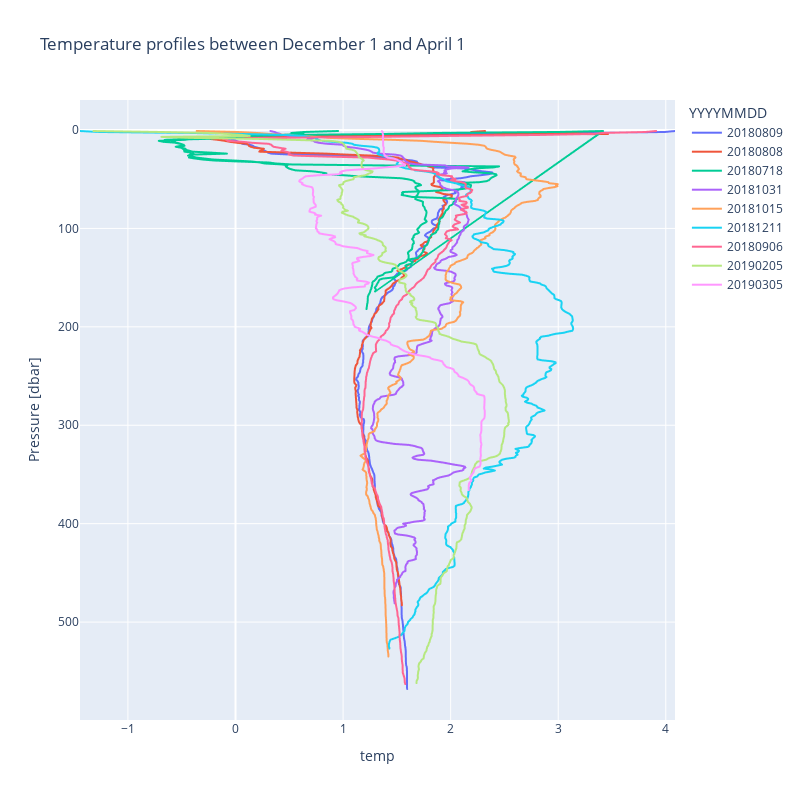

The notebook cell this image was saved under:
### Code cell
fig = px.line(df_gf10_stagnant, y='Pressure [dbar]', x='temp', color='YYYYMMDD', title='Temperature profiles between December 1 and April 1')
# invert ya axis
fig.update_layout(yaxis_autorange='reversed', width=800, height=800)

### Figure 1 — Plotly figure (JSON) as saved in the notebook; plotly's stock layout.template omitted (floating-point values rounded to 4 significant figures; data arrays with more than 128 entries replaced by an {"elided": "..."} marker saying what was removed)
{"data": [{"hovertemplate": "YYYYMMDD=20180809<br>temp=%{x}<br>Pressure [dbar]=%{y}<extra></extra>", "legendgroup": "20180809", "line": {"color": "#636efa", "dash": "solid"}, "marker": {"symbol": "circle"}, "mode": "lines", "name": "20180809", "showlegend": true, "type": "scattergl", "x": {"elided": "568 float values"}, "xaxis": "x", "y": {"elided": "568 int values"}, "yaxis": "y"}, {"hovertemplate": "YYYYMMDD=20180808<br>temp=%{x}<br>Pressure [dbar]=%{y}<extra></extra>", "legendgroup": "20180808", "line": {"color": "#EF553B", "dash": "solid"}, "marker": {"symbol": "circle"}, "mode": "lines", "name": "20180808", "showlegend": true, "type": "scattergl", "x": {"elided": "483 float values"}, "xaxis": "x", "y": {"elided": "483 int values"}, "yaxis": "y"}, {"hovertemplate": "YYYYMMDD=20180718<br>temp=%{x}<br>Pressure [dbar]=%{y}<extra></extra>", "legendgroup": "20180718", "line": {"color": "#00cc96", "dash": "solid"}, "marker": {"symbol": "circle"}, "mode": "lines", "name": "20180718", "showlegend": true, "type": "scattergl", "x": {"elided": "346 float values"}, "xaxis": "x", "y": {"elided": "346 int values"}, "yaxis": "y"}, {"hovertemplate": "YYYYMMDD=20181031<br>temp=%{x}<br>Pressure [dbar]=%{y}<extra></extra>", "legendgroup": "20181031", "line": {"color": "#ab63fa", "dash": "solid"}, "marker": {"symbol": "circle"}, "mode": "lines", "name": "20181031", "showlegend": true, "type": "scattergl", "x": {"elided": "481 float values"}, "xaxis": "x", "y": {"elided": "481 int values"}, "yaxis": "y"}, {"hovertemplate": "YYYYMMDD=20181015<br>temp=%{x}<br>Pressure [dbar]=%{y}<extra></extra>", "legendgroup": "20181015", "line": {"color": "#FFA15A", "dash": "solid"}, "marker": {"symbol": "circle"}, "mode": "lines", "name": "20181015", "showlegend": true, "type": "scattergl", "x": {"elided": "535 float values"}, "xaxis": "x", "y": {"elided": "535 int values"}, "yaxis": "y"}, {"hovertemplate": "YYYYMMDD=20181211<br>temp=%{x}<br>Pressure [dbar]=%{y}<extra></extra>", "legendgroup": "20181211", "line": {"color": "#19d3f3", "dash": "solid"}, "marker": {"symbol": "circle"}, "mode": "lines", "name": "20181211", "showlegend": true, "type": "scattergl", "x": {"elided": "527 float values"}, "xaxis": "x", "y": {"elided": "527 int values"}, "yaxis": "y"}, {"hovertemplate": "YYYYMMDD=20180906<br>temp=%{x}<br>Pressure [dbar]=%{y}<extra></extra>", "legendgroup": "20180906", "line": {"color": "#FF6692", "dash": "solid"}, "marker": {"symbol": "circle"}, "mode": "lines", "name": "20180906", "showlegend": true, "type": "scattergl", "x": {"elided": "563 float values"}, "xaxis": "x", "y": {"elided": "563 int values"}, "yaxis": "y"}, {"hovertemplate": "YYYYMMDD=20190205<br>temp=%{x}<br>Pressure [dbar]=%{y}<extra></extra>", "legendgroup": "20190205", "line": {"color": "#B6E880", "dash": "solid"}, "marker": {"symbol": "circle"}, "mode": "lines", "name": "20190205", "showlegend": true, "type": "scattergl", "x": {"elided": "562 float values"}, "xaxis": "x", "y": {"elided": "562 int values"}, "yaxis": "y"}, {"hovertemplate": "YYYYMMDD=20190305<br>temp=%{x}<br>Pressure [dbar]=%{y}<extra></extra>", "legendgroup": "20190305", "line": {"color": "#FF97FF", "dash": "solid"}, "marker": {"symbol": "circle"}, "mode": "lines", "name": "20190305", "showlegend": true, "type": "scattergl", "x": {"elided": "366 float values"}, "xaxis": "x", "y": {"elided": "366 int values"}, "yaxis": "y"}], "layout": {"height": 800, "legend": {"title": {"text": "YYYYMMDD"}, "tracegroupgap": 0}, "title": {"text": "Temperature profiles between December 1 and April 1"}, "width": 800, "xaxis": {"anchor": "y", "domain": [0, 1], "title": {"text": "temp"}}, "yaxis": {"anchor": "x", "autorange": "reversed", "domain": [0, 1], "title": {"text": "Pressure [dbar]"}}}}
